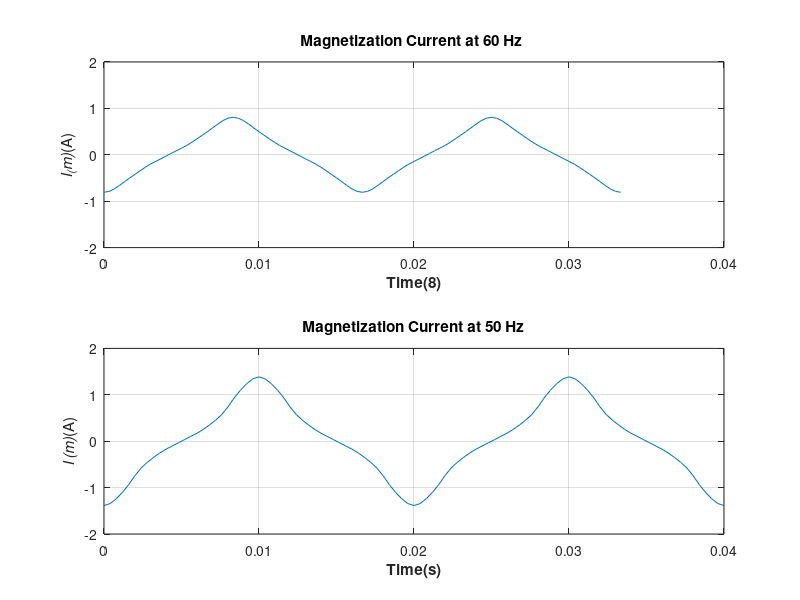

MATLAB code for this plot:
load mag_curve_1.dat
mmf_data = mag_curve_1(:, 1);
flux_data = mag_curve_1(:, 2);

VM = 325;
NP = 850;

freq = 60;        % freq (Hz)
w = 2* pi* freq; 
% Calulate flux versus time
time = 0:1/3000:1/30;         % 0 to 1/30 sec
flux = -VM/(w*NP)* cos(w.* time);

% Calulate the mmf corresponding to a given flux
% using the flux's interpolation function
mmf = interp1(flux_data, mmf_data, flux);

im = mmf/NP;

irms = sqrt(sum(im.^2)/length(im));
disp(['The rms current at 60 Hz is',num2str(irms)]);

figure
subplot(2, 1, 1);
plot(time, im);
title ('\bfMagnetization Current at 60 Hz ');
xlabel ('\bfTime(8)') ;
ylabel ('\bf\itI_(m)\rm(A)') ;
axis([0 0.04 -2 2]) ;
grid on;

freq1 = 50;
w1 = 2* pi* freq1;

time1 = 0:1/2500:1/25;
flux1 = -VM/(w1*NP) * cos(w1.*time1);

mmf1 = interp1(flux_data, mmf_data, flux1);

im1 = mmf1/NP;


irms1 = sqrt(sum(im1.^2)/length(im1));
disp(['The rms current at 50 Hz is', num2str(irms1)]);

subplot(2, 1, 2) ;
plot(time1, im1);
title('\bfMagnetization Current at 50 Hz');
xlabel('\bfTime(s)');
ylabel('\bf\itI_ (m)\rm(A)');
axis([0 0.04 -2 2]);
grid on;